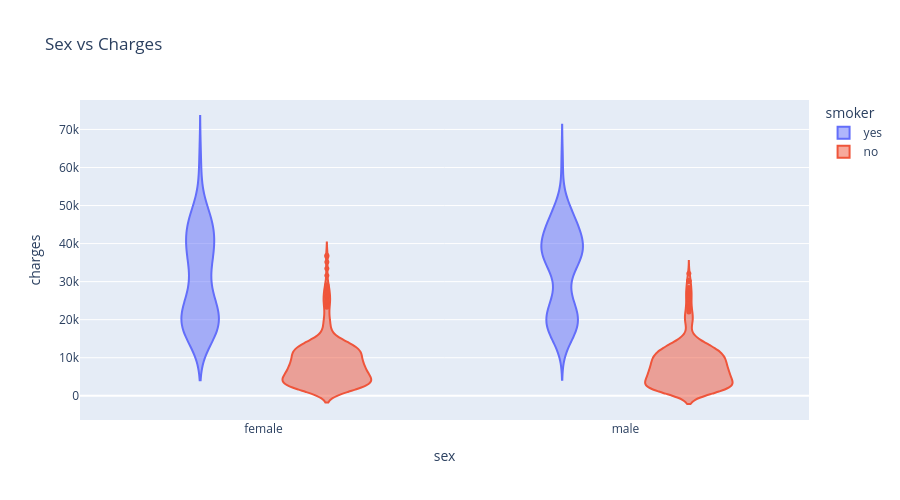

The notebook cell saved with this chart:
### Code cell
fig=px.violin(medical_df,x="sex",y="charges",color="smoker",title="Sex vs Charges")
fig.update_traces(marker_size=5)
fig.update_layout(height=500)
fig.show()

### Figure 1 — Plotly figure (JSON) as saved in the notebook; plotly's stock layout.template omitted (floating-point values rounded to 4 significant figures; data arrays with more than 128 entries replaced by an {"elided": "..."} marker saying what was removed)
{"data": [{"alignmentgroup": "True", "box": {"visible": false}, "hovertemplate": "smoker=yes<br>sex=%{x}<br>charges=%{y}<extra></extra>", "legendgroup": "yes", "marker": {"color": "#636efa", "size": 5}, "name": "yes", "offsetgroup": "yes", "orientation": "v", "scalegroup": "True", "showlegend": true, "type": "violin", "x": {"elided": "274 str values"}, "x0": " ", "xaxis": "x", "y": {"elided": "274 float values"}, "y0": " ", "yaxis": "y"}, {"alignmentgroup": "True", "box": {"visible": false}, "hovertemplate": "smoker=no<br>sex=%{x}<br>charges=%{y}<extra></extra>", "legendgroup": "no", "marker": {"color": "#EF553B", "size": 5}, "name": "no", "offsetgroup": "no", "orientation": "v", "scalegroup": "True", "showlegend": true, "type": "violin", "x": {"elided": "1064 str values"}, "x0": " ", "xaxis": "x", "y": {"elided": "1064 float values"}, "y0": " ", "yaxis": "y"}], "layout": {"height": 500, "legend": {"title": {"text": "smoker"}, "tracegroupgap": 0}, "title": {"text": "Sex vs Charges"}, "violinmode": "group", "xaxis": {"anchor": "y", "domain": [0, 1], "title": {"text": "sex"}}, "yaxis": {"anchor": "x", "domain": [0, 1], "title": {"text": "charges"}}}}
